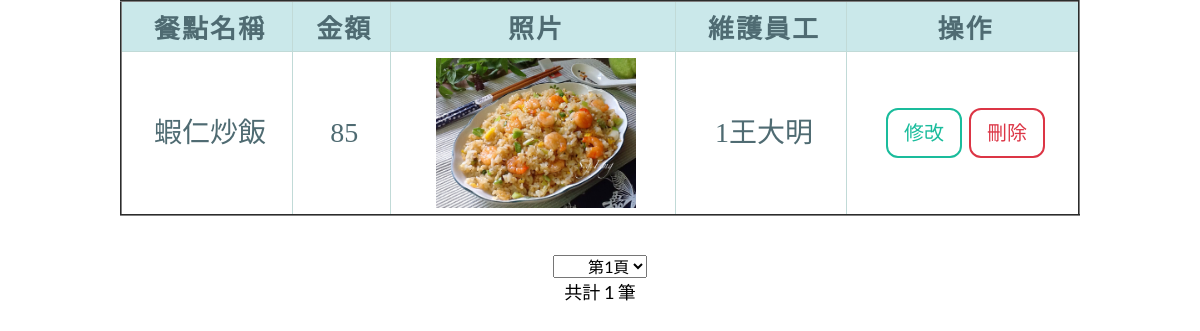
/project/shop.php?name_search=蝦仁炒飯, run on the app's committed database.
### tables this page shows
CREATE TABLE `shop` (
  `shop_id` int(10) NOT NULL,
  `res_id` int(10) NOT NULL,
  `name` varchar(10) NOT NULL,
  `dollar` int(5) NOT NULL,
  `photo` text NOT NULL
);

CREATE TABLE `restaurant` (
  `res_id` int(10) NOT NULL COMMENT '員工_id',
  `res_name` varchar(10) NOT NULL COMMENT '員工姓名'
);

### project/shop.php (the view, shortened to what this page needs)
<!DOCTYPE html>
<html lang="en">
    <head>
        <link href="css/styles.css" rel="stylesheet" />
    </head>
    <body>
        <header>
            <center>
                        <section  id="banner">
							<?php
								include "connect.php";
                                $name=$_GET['name_search'];
                                $select = "SELECT * FROM `shop` as shop inner join `restaurant` as res on shop.res_id = res.res_id";
                                if($name!=""){
                                    $select.=" and `name` LIKE '%".$name."%'";
                                }
                                $select.=" GROUP BY `shop_id` order by `shop_id` asc";
                                $ret=mysqli_query($conn,$select);
                                $num=mysqli_num_rows($ret);
                                if($num=='0'){
                                    echo "<font style='color:red; Font-size:48px;font-family:微軟正黑體 Light;text-shadow: rgb(136, 136, 136) 2px 2px 2px;'>無此餐點!</font>";
                                }else{
                                    $data_nums = mysqli_num_rows($ret);
                                    $per = 10;
                                    $pages = ceil($data_nums/$per);
                                    if (!isset($_GET["page"])){
                                        $page=1;
                                    } else {
                                        $page = intval($_GET["page"]);
                                    }
                                    $start = ($page-1)*$per;
                                    $ret = mysqli_query($conn,$select.' LIMIT '.$start.', '.$per) or die("Error");
                                    echo"
                                        <table width='80%' id='mytable' align='center' border='2'>";
                                    echo "
                                        <tr align='center'>
											<th>餐點名稱</th>
											<th>金額</th>
											<th>照片</th>
											<th>維護員工</th>
											<th>操作</th>
                                        </tr>";
                                    While($row=mysqli_fetch_assoc($ret)){
                                        echo"<tr align='center'>
											<td>$row[name]</td>
											<td>$row[dollar]</td>
											<td><img src='upload/$row[photo]' alt='無照片' width='200' height='150'></td>
											<td>$row[res_id]$row[res_name]</td>
											<td>
												<input type='button' class='btn btn-outline-primary btn-lg'  value='修改' onclick='upd($row[shop_id]);'></input>
												<input type='button' class='btn btn-outline-danger btn-lg' value='刪除' onclick='del($row[shop_id]);'></input>
											</td>
										</tr>";
                                    };
                                    echo"</table></br>";
                                    echo "
                                        <div id='data_page'>
                                        <div class='select' style='width:120px;margin-top:15px;'>
                                            <select id='page' style='padding-left:30px;' class='select1' onchange='page();'>
                                        ";
                                        for($i=1;$i<=$pages;$i++){
                                        if($i==$page){
                                            echo "<option value='$i' selected>第".$i."頁</option>";
                                        }else{
                                            echo "<option value='$i'>第".$i."頁</option>";
                                             $q=$i;
                                            }
                                        }
                                        echo "
                                            </select>
                                            </div>
                                            </div>
                                        ";
                                    echo "<font size='4px' color='#000'>共計 $data_nums 筆</font>";
                                }
							?>
                        </section>
            </center>
        </header>
    </body>
</html>

### project/shop.php (style rules this page uses)
#mytable { width: 80%; padding: 0; margin: 0; }
th { font: bold 26px "Trebuchet MS", Verdana, Arial, Helvetica, sans-serif; color: #4f6b72; border-right: 1px solid #C1DAD7; border-bottom: 1px solid #C1DAD7; border-top: 1px solid #C1DAD7; letter-spacing: 2px; text-transform: uppercase; text-align: center; padding: 6px 6px 6px 12px; background: #CAE8EA url(images/bg_header.jpg) no-repeat; }
td { border-right: 1px solid #C1DAD7; border-bottom: 1px solid #C1DAD7; background: #fff; padding: 6px 6px 6px 12px; color: #4f6b72; }
table { font-size:28px;font-family:serif; }

### data on the page
shop: name "蝦仁炒飯", dollar "85", photo (picture), res.res_id "1", res.res_name "王大明"

### other printed values
$data_nums "1"
